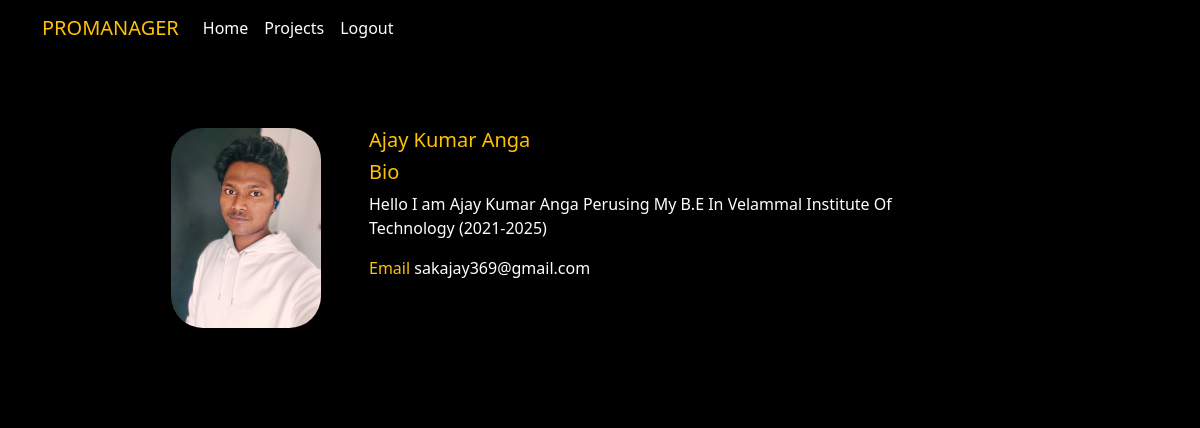
The app's page / (signed in) with its own data.
### users/models.py (models this page shows, shortened)
class Profile(models.Model):
    user = models.OneToOneField(User, on_delete=models.CASCADE)
    name = models.CharField(max_length=200)
    email = models.EmailField()
    photo = models.ImageField(upload_to='images')
    bio = models.TextField(null=True, blank=True)

### users/views.py (the view)
# urls.py: 2. Add a URL to urlpatterns:  path('', views.home, name='home')
@login_required
def home(request):
    print(request.user)
    profile = get_object_or_404(Profile, user=request.user)
    return render(request, 'users/home.html', {'profile':profile})

### users/templates/users/home.html
{% extends 'base.html' %}
{% block content %}
<div class="container  bg-black">
     <div class="container py-5 h-100">
       <div class="row d-flex justify-content-center align-items-center h-500">
          <div class="col-md-12 col-xl-10">
             <div class="mask-custom">
               <div class="card-body p-4 ">
                   <div class="row">
                      <div class="d-flex">
                        <img src="{{profile.photo.url}}" class="rounded-5" width=150px  style="object-fit:cover;">
                        <div class="mx-5">
                            <h5 class="border-0 align-left text-warning">
                                {{ profile.name }}
                             </h5>
                            <h5 class="text-warning">Bio</h5>
                            <p>{{profile.bio}}</p>
                            <p><bold class="text-warning">Email</bold> {{profile.email}}</p>
                        </div>
                    </div>
                   </div>
                </div>
             </div>
          </div>
       </div>
    </div>
{% endblock content %}

### templates/base.html (style rules this page uses)
* { background-color:#000; color:white !important; }
body { background-color:#000; }
.container { background-color:#000; }

### records on screen
Profile: photo (picture), name "Ajay Kumar Anga", bio "Hello I am Ajay Kumar Anga Perusing My B.E In Velammal Institute Of Technology (2021-2025)", email "sakajay369@gmail.com"
